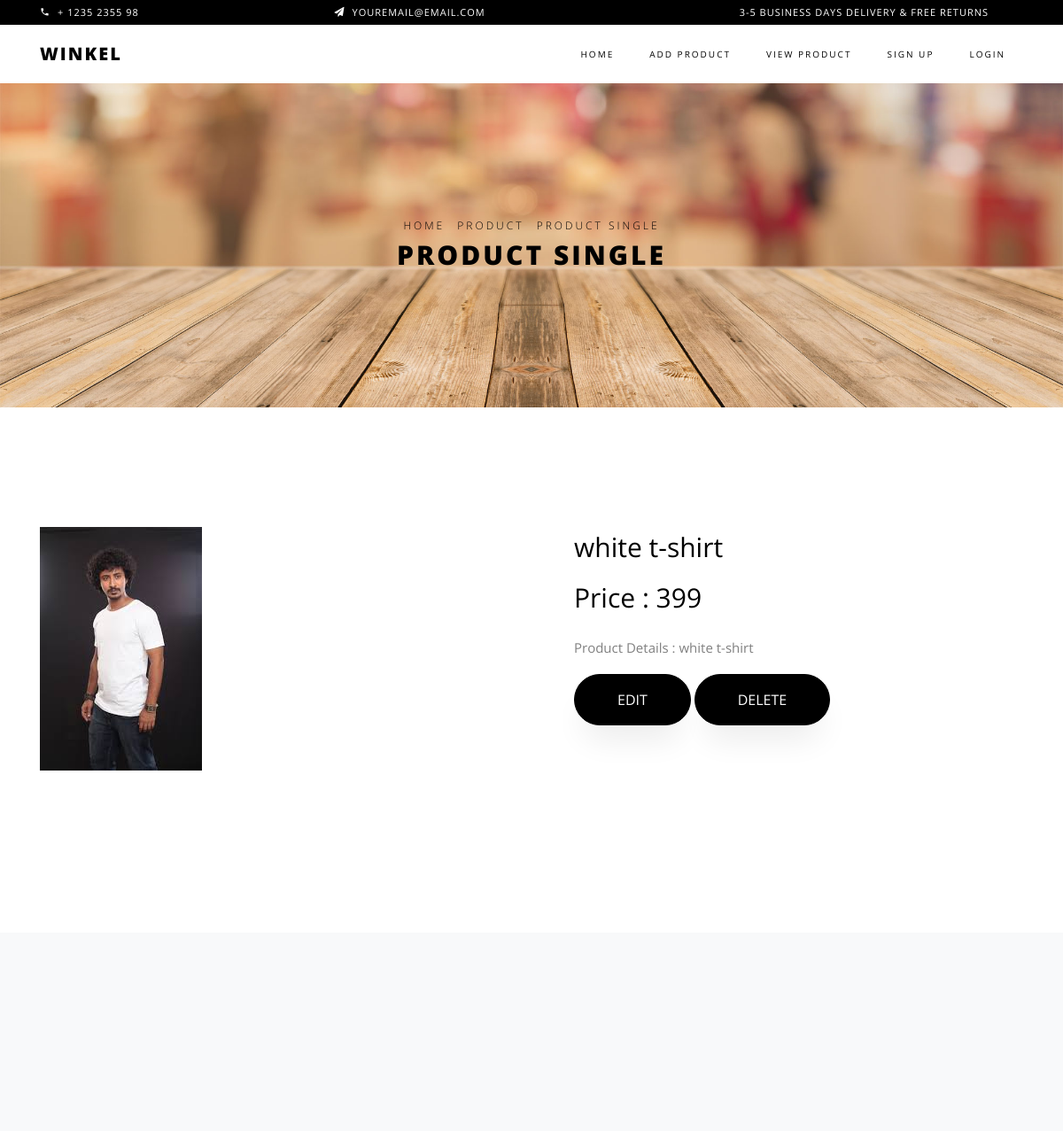
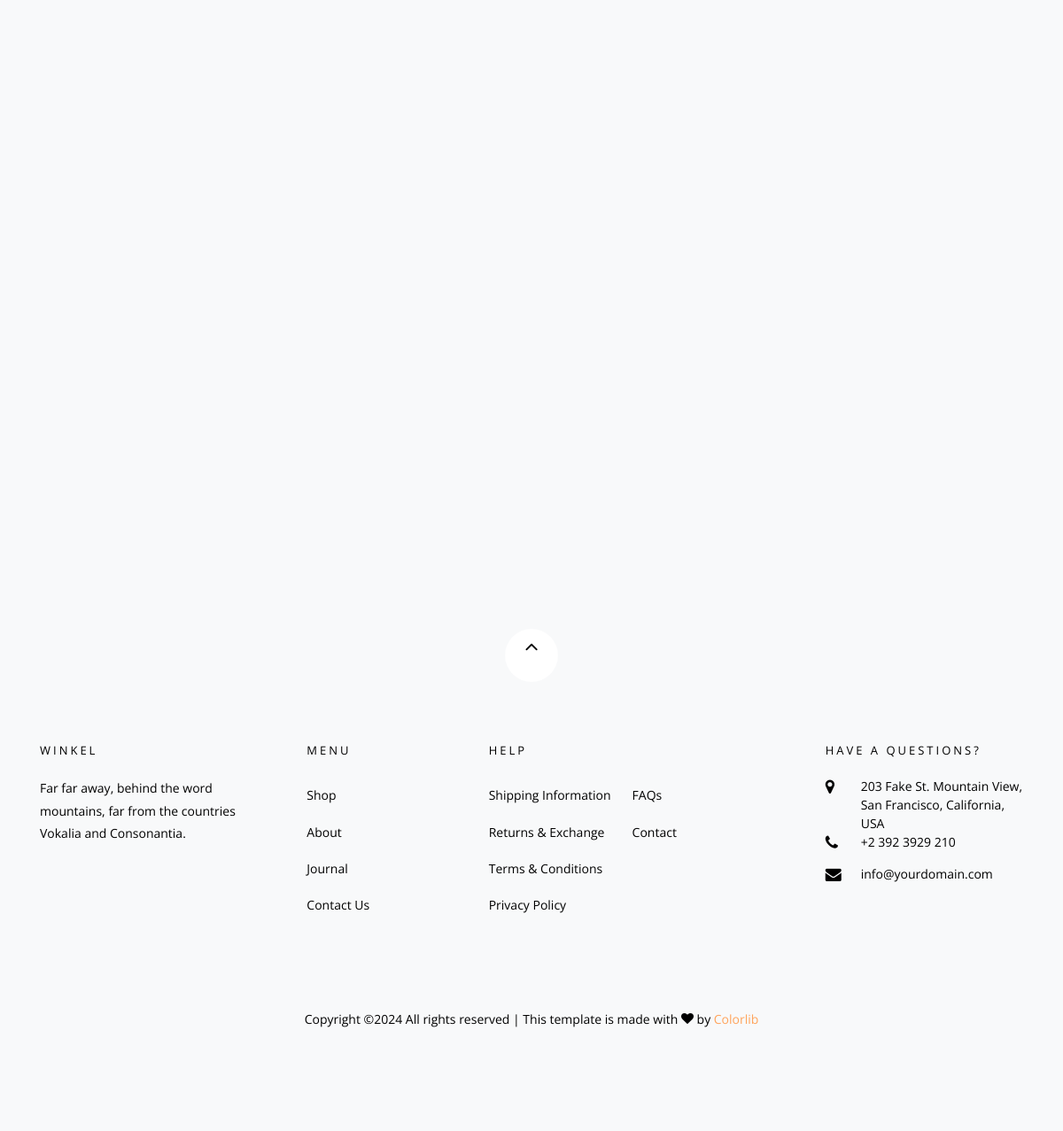
The page /seller-product-details/9/ on the database its author committed (2 pictures, top to bottom).
### myapp/models.py (models this page shows, shortened)
class Product(models.Model):
	choice1=(
			("Men","Men"),
			("Women","Women"),
			("kids","kids"),
		)
	seller=models.ForeignKey(User,on_delete=models.CASCADE)
	product_category=models.CharField(max_length=100,choices=choice1)
	product_name=models.CharField(max_length=100)
	product_price=models.PositiveIntegerField()
	product_desc=models.TextField()
	product_image=models.ImageField(upload_to="product_image/")

### myapp/views.py (the view)
# urls.py: path('seller-product-details/<int:pk>/',views.seller_product_details,name='seller-product-details'),
def seller_product_details(request,pk):
	product=Product.objects.get(pk=pk)
	return render(request,'seller-product-single.html',{'product':product})

### myapp/templates/seller-product-single.html (shortened to what this page needs)
{% extends 'seller-header.html' %}
{% load static %}
{% block content %}
<!DOCTYPE html>
<html lang="en">
  <head>
  </head>
  <body class="goto-here">
    <div class="hero-wrap hero-bread" style="background-image: url('{% static 'images/bg_6.jpg' %}');">
      <div class="container">
        <div class="row no-gutters slider-text align-items-center justify-content-center">
          <div class="col-md-9 ftco-animate text-center">
          	<p class="breadcrumbs"><span class="mr-2"><a href="index.html">Home</a></span> <span class="mr-2"><a href="index.html">Product</a></span> <span>Product Single</span></p>
            <h1 class="mb-0 bread">Product Single</h1>
          </div>
        </div>
      </div>
    </div>
    <section class="ftco-section">
    	<div class="container">
    		<div class="row">
    			<div class="col-lg-6 mb-5 ftco-animate">
    				<a href="#" class="image-popup"><img src="{{product.product_image.url}}" class="img-fluid" alt="Colorlib Template"></a>
    			</div>
    			<div class="col-lg-6 product-details pl-md-5 ftco-animate">
    				<h3>{{product.product_name}}</h3>
    				<p class="price"><span>Price : {{product.product_price}}</span></p>
    				<p >Product Details : {{product.product_desc}}
						</p>
          	<p><a href="{% url 'seller-edit-product' pk=product.pk %}"class="btn btn-black py-3 px-5">EDIT</a>
          		 <a href="{% url 'seller-delete-product' pk=product.pk %}" class="btn btn-black py-3 px-5">DELETE</a>
          	</p>
    			</div>
    		</div>
    	</div>
    </section>
    <section class="ftco-section bg-light">
    	<div class="container">
				<div class="row justify-content-center mb-3 pb-3">
        </div>
    	</div>
    	<div class="container">
    		<div class="row">
    		</div>
    	</div>
    </section>
  </body>
</html>
{% endblock %}

### rows shown on the page
Product: product_image (picture), product_name "white t-shirt", product_price "399", product_desc "white t-shirt"
